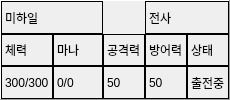
                     <widget class="QFrame" name="Frame_Class1_DetailsStatus">
                      <property name="frameShape">
                       <enum>QFrame::Panel</enum>
                      </property>
                      <property name="frameShadow">
                       <enum>QFrame::Raised</enum>
                      </property>
                      <layout class="QGridLayout" name="gridLayout_9">
                       <property name="leftMargin">
                        <number>0</number>
                       </property>
                       <property name="topMargin">
                        <number>0</number>
                       </property>
                       <property name="rightMargin">
                        <number>0</number>
                       </property>
                       <property name="bottomMargin">
                        <number>0</number>
                       </property>
                       <property name="spacing">
                        <number>0</number>
                       </property>
                       <item row="2" column="3">
                        <widget class="QLabel" name="Class1_DetailsStatus_MpValue">
                         <property name="minimumSize">
                          <size>
                           <width>50</width>
                           <height>0</height>
                          </size>
                         </property>
                         <property name="frameShape">
                          <enum>QFrame::Box</enum>
                         </property>
                         <property name="text">
                          <string>0/0</string>
                         </property>
                        </widget>
                       </item>
                       <item row="2" column="4">
                        <widget class="QLabel" name="Class1_DetailsStatus_AtkValue">
                         <property name="frameShape">
                          <enum>QFrame::Box</enum>
                         </property>
                         <property name="text">
                          <string>50</string>
                         </property>
                        </widget>
                       </item>
                       <item row="2" column="6">
                        <widget class="QLabel" name="Class1_DetailsStatus_ConditionValue">
                         <property name="frameShape">
                          <enum>QFrame::Box</enum>
                         </property>
                         <property name="text">
                          <string>출전중</string>
                         </property>
                        </widget>
                       </item>
                       <item row="2" column="5">
                        <widget class="QLabel" name="Class1_DetailsStatus_ShieldValue">
                         <property name="frameShape">
                          <enum>QFrame::Box</enum>
                         </property>
                         <property name="text">
                          <string>50</string>
                         </property>
                        </widget>
                       </item>
                       <item row="1" column="2">
                        <widget class="QLabel" name="Class1_DetailsStatus_Hp">
                         <property name="minimumSize">
                          <size>
                           <width>50</width>
                           <height>0</height>
                          </size>
                         </property>
                         <property name="frameShape">
                          <enum>QFrame::Box</enum>
                         </property>
                         <property name="text">
                          <string>체력</string>
                         </property>
                        </widget>
                       </item>
                       <item row="2" column="2">
                        <widget class="QLabel" name="Class1_DetailsStatus_HpValue">
                         <property name="minimumSize">
                          <size>
                           <width>50</width>
                           <height>0</height>
                          </size>
                         </property>
                         <property name="frameShape">
                          <enum>QFrame::Box</enum>
                         </property>
                         <property name="text">
                          <string>300/300</string>
                         </property>
                        </widget>
                       </item>
                       <item row="1" column="4">
                        <widget class="QLabel" name="Class1_DetailsStatus_Atk">
                         <property name="frameShape">
                          <enum>QFrame::Box</enum>
                         </property>
                         <property name="text">
                          <string>공격력</string>
                         </property>
                        </widget>
                       </item>
                       <item row="1" column="5">
                        <widget class="QLabel" name="Class1_DetailsStatus_Shield">
                         <property name="frameShape">
                          <enum>QFrame::Box</enum>
                         </property>
                         <property name="text">
                          <string>방어력</string>
                         </property>
                        </widget>
                       </item>
                       <item row="1" column="3">
                        <widget class="QLabel" name="Class1_DetailsStatus_Mp">
                         <property name="minimumSize">
                          <size>
                           <width>50</width>
                           <height>0</height>
                          </size>
                         </property>
                         <property name="frameShape">
                          <enum>QFrame::Box</enum>
                         </property>
                         <property name="text">
                          <string>마나</string>
                         </property>
                        </widget>
                       </item>
                       <item row="1" column="6">
                        <widget class="QLabel" name="Class1_DetailsStatus_Condition">
                         <property name="frameShape">
                          <enum>QFrame::Box</enum>
                         </property>
                         <property name="text">
                          <string>상태</string>
                         </property>
                        </widget>
                       </item>
                       <item row="0" column="5" colspan="2">
                        <widget class="QLabel" name="Class1_DetailsStatus_Class">
                         <property name="frameShape">
                          <enum>QFrame::Box</enum>
                         </property>
                         <property name="text">
                          <string>전사</string>
                         </property>
                        </widget>
                       </item>
                       <item row="0" column="2" colspan="2">
                        <widget class="QLabel" name="Class1_DetailsStatus_Name">
                         <property name="frameShape">
                          <enum>QFrame::Box</enum>
                         </property>
                         <property name="text">
                          <string>미하일</string>
                         </property>
                        </widget>
                       </item>
                      </layout>
                     </widget>
